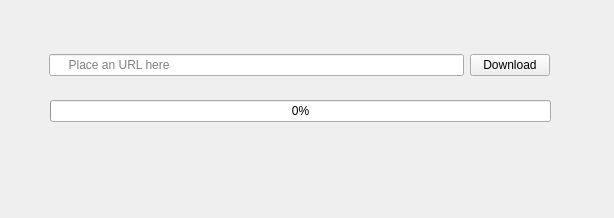
<?xml version="1.0" encoding="UTF-8"?>
<ui version="4.0">
 <class>Form</class>
 <widget class="QWidget" name="Form">
  <property name="geometry">
   <rect>
    <x>0</x>
    <y>0</y>
    <width>614</width>
    <height>218</height>
   </rect>
  </property>
  <property name="windowTitle">
   <string>Form</string>
  </property>
  <widget class="QWidget" name="horizontalLayoutWidget">
   <property name="geometry">
    <rect>
     <x>49</x>
     <y>40</y>
     <width>501</width>
     <height>51</height>
    </rect>
   </property>
   <layout class="QHBoxLayout" name="horizontalLayout">
    <item>
     <widget class="QLineEdit" name="lineEdit">
      <property name="placeholderText">
       <string>     Place an URL here</string>
      </property>
     </widget>
    </item>
    <item>
     <widget class="QPushButton" name="pushButton">
      <property name="text">
       <string>Download</string>
      </property>
     </widget>
    </item>
   </layout>
  </widget>
  <widget class="QWidget" name="verticalLayoutWidget">
   <property name="geometry">
    <rect>
     <x>50</x>
     <y>100</y>
     <width>501</width>
     <height>80</height>
    </rect>
   </property>
   <layout class="QVBoxLayout" name="verticalLayout">
    <item>
     <widget class="QProgressBar" name="progressBar">
      <property name="contextMenuPolicy">
       <enum>Qt::NoContextMenu</enum>
      </property>
      <property name="value">
       <number>0</number>
      </property>
     </widget>
    </item>
    <item>
     <widget class="QLabel" name="label">
      <property name="layoutDirection">
       <enum>Qt::LeftToRight</enum>
      </property>
      <property name="text">
       <string/>
      </property>
      <property name="alignment">
       <set>Qt::AlignHCenter|Qt::AlignTop</set>
      </property>
     </widget>
    </item>
   </layout>
  </widget>
 </widget>
 <resources/>
 <connections/>
</ui>
